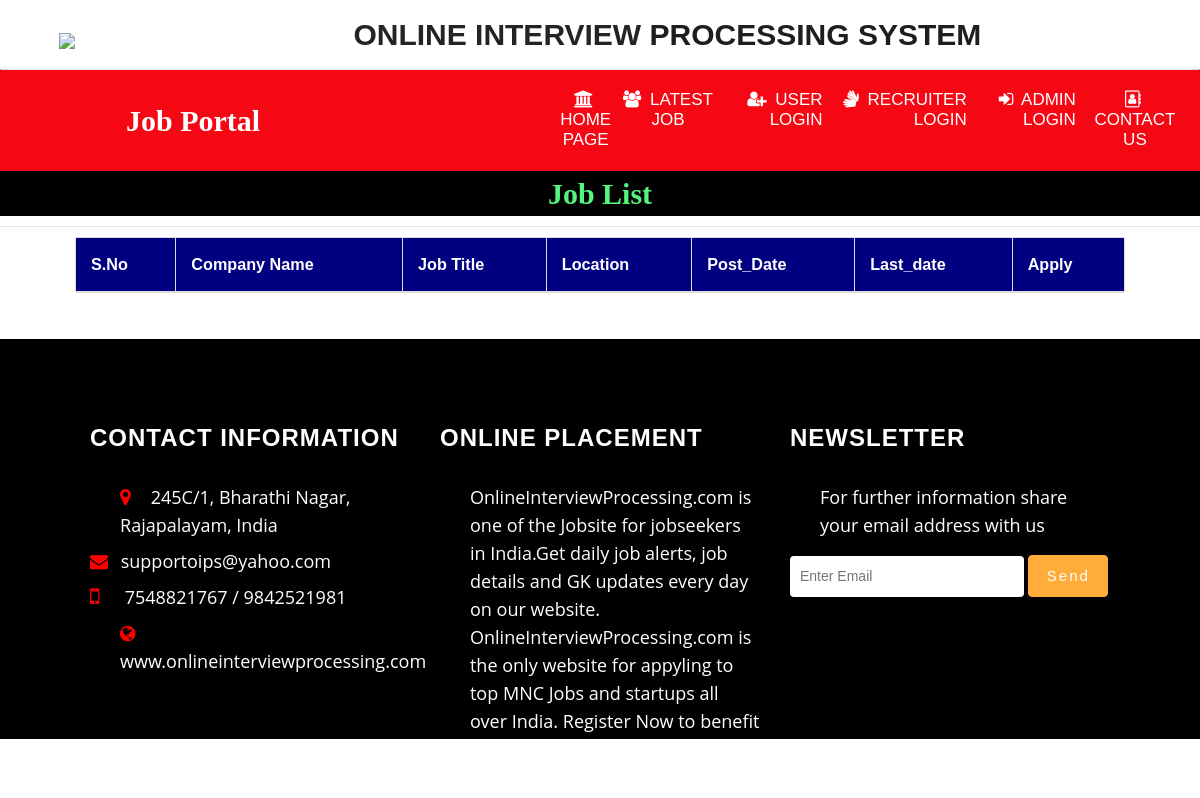
The app's page /latest_job/, older data.
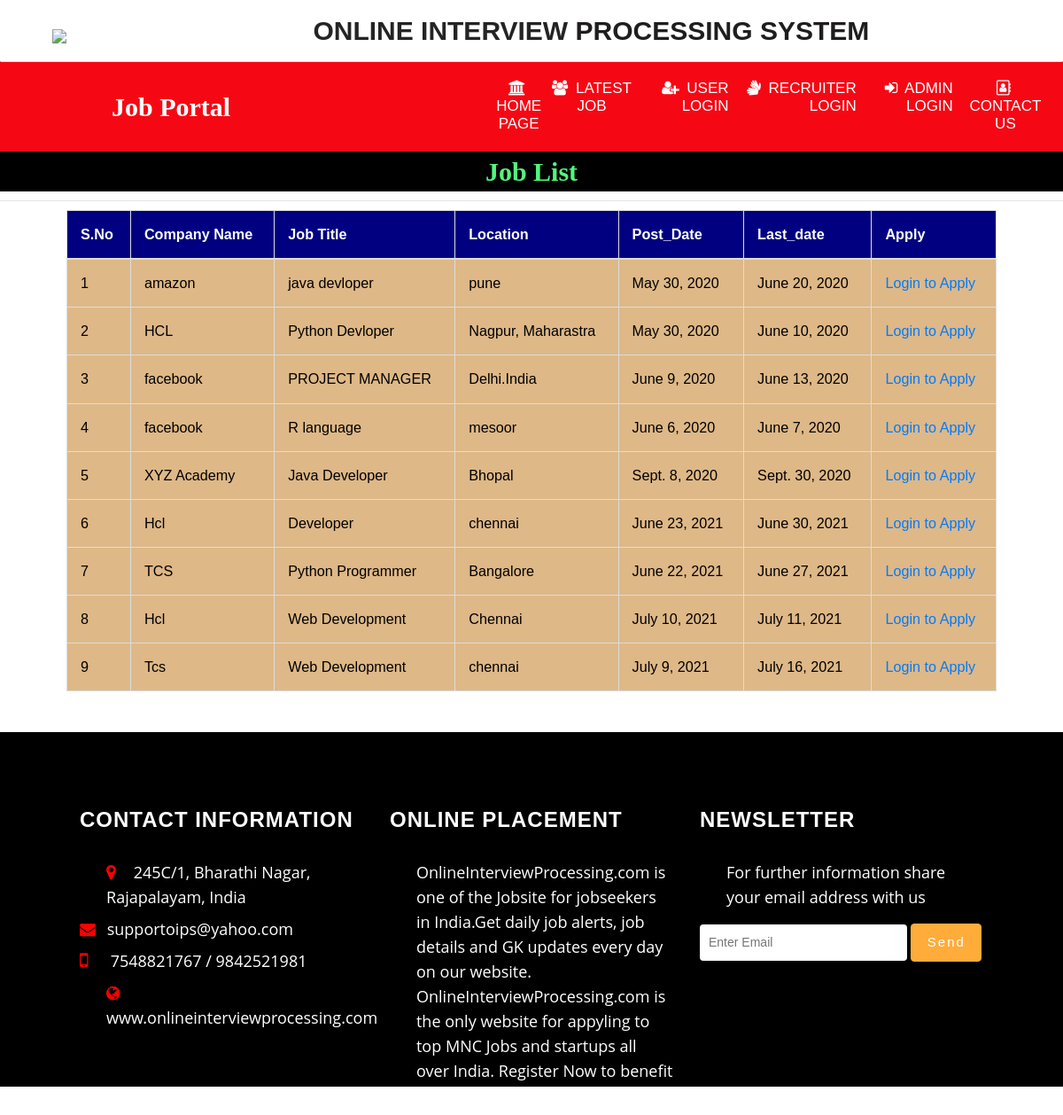
The same page, newer data.
### jobportal/models.py (models this page shows, shortened)
class Add_job(models.Model):
    recruiter = models.ForeignKey(Recruiter,on_delete=models.CASCADE,null=True)
    start_date = models.DateField(null=True)
    end_date = models.DateField(null=True)
    title = models.CharField(max_length=30,null=True)
    position = models.CharField(max_length=30,null=True)
    image = models.FileField(null=True)
    description = models.CharField(max_length=30,null=True)
    experience = models.CharField(max_length=30,null=True)
    location = models.CharField(max_length=30,null=True)
    skills = models.CharField(max_length=30,null=True)

class Recruiter(models.Model):
    user = models.ForeignKey(User,on_delete=models.CASCADE,null=True)
    mobile = models.IntegerField(null=True)
    image = models.FileField(null=True)
    company= models.CharField(max_length=100,null=True)
    gender= models.CharField(max_length=100,null=True)
    type=models.CharField(max_length=100,null=True)
    status=models.CharField(max_length=100,null=True)

### jobportal/views.py (the view)
# urls.py: path('latest_job/', latest_job, name="latest_job"),
def latest_job(request):
    data=Add_job.objects.all()
    d={'data':data}
    return render(request,'latest_job.html',d)

### jobportal/templates/latest_job.html (shortened to what this page needs)
{% extends 'navigation.html' %}
{% block body %}
<center><marquee style = "font-family : 'Georgia' ; font-size:30px;color :rgb(83, 245, 124)
 ; background-color:black;font-weight : bold;">Job List</marquee></center><hr>
 <div class="container">
<table class="table table-bordered" id="myTable">
  <thead>
  <tr >
    <th>S.No</th>
    <th>Company Name</th>
    <th>Job Title</th>
    <th>Location</th>
    <th>Post_Date</th>
    <th>Last_date</th>
    <th>Apply</th>
  </tr>
  </thead>
   <tbody>
{% for i in data %}
  <tr style="color:black">
      <td>{{forloop.counter}}</td>
    <td>{{i.recruiter.company}} </td>
    <td>{{i.title}}</td>
      <td>{{i.location}}</td>
      <td>{{i.start_date}}</td>
      <td>{{i.end_date}}</td>
      <td><a href="{% url 'login_user' %}">Login to Apply</a>
</tr>
   {% endfor %}
    </tbody>
</table>
 </div>
{% endblock %}

### jobportal/templates/navigation.html (shortened to what this page needs)
<!DOCTYPE html>
<html lang="en">
<head>
    {% load static %}
    <link href="{% static 'css/font-awesome.min.css' %}" rel="stylesheet' %}" type="text/css" media="all" />
<link href="{% static 'css/bootstrap.min.css' %}" rel="stylesheet" type="text/css" media="all" />
<link href="{% static 'css/style.css' %}" rel="stylesheet" type="text/css" media="all" />
<link rel="stylesheet" href="{% static 'css/flexslider.css' %}" type="text/css" media="screen" property="" />
<link rel="stylesheet" href="https://cdnjs.cloudflare.com/ajax/libs/font-awesome/4.7.0/css/font-awesome.min.css">
     <link rel="stylesheet" href="https://maxcdn.bootstrapcdn.com/bootstrap/4.0.0/css/bootstrap.min.css">
  <link rel = stylesheet href = "//cdn.datatables.net/1.10.19/css/jquery.dataTables.min.css">
</head>
</head>
<body>
<div class="container-fluid" style="padding:1%;margin-bottom:0%;">
    <img src="{% static 'images/job.png' %}" style="width:180px;margin-right:250px;margin-left:4%"><span style="padding:20px;font-weight:bold;font-size:30px">
    <span style="color:rgba(17, 16, 16, 0.918);">ONLINE INTERVIEW</span>
     <span style="color:rgba(15, 13, 13, 0.932)">PROCESSING SYSTEM</span></h4>
</div>
<nav class="navbar navbar-expand-sm" style="background-color:rgb(245, 8, 20)">
  <a class="navbar-brand" href="#" style="color:white;font-family:'Georgia';font-size:30px;font-weight:bold;margin-left:100px;margin-right:0">
 Job Portal</a>
  <ul class="navbar-nav">
    <li class="nav-item">
      <a class="nav-link" href="{% url 'home'  %}" style="color:white;margin-left:280px">
      <i class="fa fa-institution" style="margin-right:4px"></i>HOME PAGE </a>
    </li>
    <li class="nav-item">
      <a class="nav-link" href="{% url 'latest_job'  %}" style="color:white;">
      <i class="fa fa-users" style="margin-right:4px"></i>  LATEST JOB</a>
    </li>
    <li class="nav-item">
  <a class="nav-link" href="{% url 'login_user' %}" style="color:white;text-align:right">
      <i class="fa fa-user-plus" style="margin-right:4px"></i>  USER LOGIN</a>
    </li>
      <li class="nav-item">
            <a class="nav-link" href="{% url 'recruiter_login' %}" style="color:white;text-align:right">
            <i class="fa fa-sign-language" style="margin-right:4px"></i>  RECRUITER LOGIN</a>
      </li>
      <li class="nav-item">
        <a class="nav-link" href="{% url 'login_admin' %}" style="color:white;text-align:right">
        <i class="fa fa-sign-in" style="margin-right:4px"></i>  ADMIN LOGIN</a>
      </li>
 <li class="nav-item">
      <a class="nav-link" href="{% url 'contact' %}" style="color:white">
      <i class="fa fa-address-book-o" style="margin-right:4px"></i>  CONTACT US</a>
    </li>
    </ul>
</nav>
{% block body %}
{% endblock %}
	<div class="footer-agile-info" style="background-color:black;width:100%;height:400px">
		<div class="container">
			<div class="col-md-4 w3layouts-footer">
				<h3>Contact Information</h3>
					<p style="color:white;font-size:18px;margin-left:30px"><span style="color:red"><i class="fa fa-map-marker" aria-hidden="true"></i></span>  245C/1, Bharathi Nagar, Rajapalayam, India </p>
					<p style="color:white;font-size:18px"><span style="color:red"><i class="fa fa-envelope" aria-hidden="true"></i></span>  supportoips@yahoo.com</a> </p>
					<p style="color:white;font-size:18px"><span style="color:red;width:20px"><i class="fa fa-mobile" aria-hidden="true"></i></span>  7548821767 / 9842521981 </p>
					<p style="color:white;font-size:18px;margin-left:30px"><span style="color:red"><i class="fa fa-globe" aria-hidden="true"></i></span> www.onlineinterviewprocessing.com</a></p>
			</div>
			<div class="col-md-4 wthree-footer">
				<h3>Online Placement</h3>
				<p style="color:white;font-size:18px;margin-left:30px">OnlineInterviewProcessing.com is one of the Jobsite for jobseekers in India.Get daily job alerts, job details and GK updates every day on our website. OnlineInterviewProcessing.com is the only website for appyling to top MNC Jobs and startups all over India. Register Now to benefit from our unlimited job services!</p>
			</div>
			<div class="col-md-4 w3-agile">
				<h3>Newsletter</h3>
				<p style="color:white;font-size:18px;margin-left:30px">For further information share your email address with us</p>
				<form action="#" method="post">
					<input type="email" name="Email" placeholder="Enter Email" required="">
					<input type="submit" value="Send">
				</form>
			</div>
		</div>
	</div>
</body>
</html>

### jobportal/static/css/style.css (style rules this page uses)
body { padding:0; margin:0; background:#fff; font-family: 'Roboto Condensed', sans-serif; }
a { text-decoration:none; }
body a { transition:0.5s all; -webkit-transition:0.5s all; -moz-transition:0.5s all; -o-transition:0.5s all; -ms-transition:0.5s all; font-weight:400; }
input[type="button"],input[type="submit"] { transition:0.5s all; -webkit-transition:0.5s all; -moz-transition:0.5s all; -o-transition:0.5s all; -ms-transition:0.5s all; }
h1,h2,h3,h4,h5,h6 { margin:0; font-weight:400; transition:0.5s all; -webkit-transition:0.5s all; -moz-transition:0.5s all; -o-transition:0.5s all; -ms-transition:0.5s all; }
p { margin:0; font-family: 'Open Sans', sans-serif; }
ul { margin:0; padding:0; }
.navbar { margin-bottom: 0; }
.navbar-nav { float: none; text-align: center; }
.navbar-nav>li { display: inline-block; float: none; }
.navbar { border-radius: 0px; -webkit-border-radius: 0px; -moz-border-radius: 0px; -ms-border-radius: 0px; -o-border-radius: 0px; border-top: 1px solid #e1e1e1; }
.footer-agile-info { padding: 5em 0; background: #212121; }
.footer-agile-info h3,h2 { font-size: 24px; color: #fff; text-transform: uppercase; font-weight: 600; letter-spacing: 1px; margin-bottom: 30px; }
.footer-agile-info p { font-size: 14px; color: #bebebe; line-height: 28px; margin: 8px 0; }
.w3-agile input[type="email"] { outline: none; padding: 10px; width: 73%; background: #fff; border: none; font-size: 14px; color: #212121; }
.w3-agile input[type="submit"] { outline: none; padding: 9px 0; width: 25%; background: #FFAC3A; border: none; font-size: 15px; letter-spacing: 2px; color: #fff; border: 1px solid #FFAC3A; }
.table > thead > tr > th, .table > tbody > tr > th, .table > tfoot > tr > th, .table > thead > tr > td, .table > tbody > tr > td, .table > tfoot > tr > td { border-top: none !important; }
.table td, .table>tbody>tr>td, .table>tbody>tr>th, .table>tfoot>tr>td, .table>tfoot>tr>th, .table>thead>tr>td, .table>thead>tr>th { padding: 15px!important; }
.table > thead > tr > th, .table > tbody > tr > th, .table > tfoot > tr > th, .table > thead > tr > td, .table > tbody > tr > td, .table > tfoot > tr > td { font-size: 0.9em; color: #999; border-top: none !important; }
.footer-agile-info span { display: inline-block; margin-right: 10px; color: #fff; width: 16px; text-align: left; }
.footer-agile-info i.fa.fa-globe { font-size: 18px; }
.footer-agile-info i.fa.fa-mobile { font-size: 22px; }
.footer-agile-info i.fa.fa-map-marker { font-size: 19px; }

### jobportal/templates/navigation.html (style rules this page uses)
* { box-sizing: border-box; }
#myTable { border-collapse: collapse; width: 100%; border: 1px solid #ddd; font-size: 18px; }
#myTable th { text-align: left; padding: 12px; background-color: navy; color: white; }
#myTable td { text-align: left; padding: 12px; background-color: burlywood; color:black; }
#myTable tr { border-bottom: 1px solid #ddd; }
input[type=text],[type=email],[type=password] { width: 100%; font-size:15px; padding: 16px 20px; margin: 8px opx; display: inline-block; border: 2px solid #ccc; border-radius: 4px; box-sizing: border-box; }
input[type=submit] { width: 100%; background-color: darkcyan; color: white; padding: 14px 20px; margin: 8px 0; border: none; border-radius: 4px; cursor: pointer; }
body { font-family: Arial; font-size: 17px; }
.container { position: relative; max-width: 90%; margin: 0 auto; margin-bottom:3% }

Row changes from the older to the newer data that the page shows:
added Add_job: recruiter.company "amazon", title "java devloper", location "pune", start_date "May 30, 2020", end_date "June 20, 2020"
added Add_job: recruiter.company "HCL", title "Python Devloper", location "Nagpur, Maharastra", start_date "May 30, 2020", end_date "June 10, 2020"
added Add_job: recruiter.company "facebook", title "PROJECT MANAGER", location "Delhi.India", start_date "June 9, 2020", end_date "June 13, 2020"
added Add_job: recruiter.company "facebook", title "R language", location "mesoor", start_date "June 6, 2020", end_date "June 7, 2020"
added Add_job: recruiter.company "XYZ Academy", title "Java Developer", location "Bhopal", start_date "Sept. 8, 2020", end_date "Sept. 30, 2020"
added Add_job: recruiter.company "Hcl", title "Developer", location "chennai", start_date "June 23, 2021", end_date "June 30, 2021"
added Add_job: recruiter.company "TCS", title "Python Programmer", location "Bangalore", start_date "June 22, 2021", end_date "June 27, 2021"
added Add_job: recruiter.company "Hcl", title "Web Development", location "Chennai", start_date "July 10, 2021", end_date "July 11, 2021"
added Add_job: recruiter.company "Tcs", title "Web Development", location "chennai", start_date "July 9, 2021", end_date "July 16, 2021"
